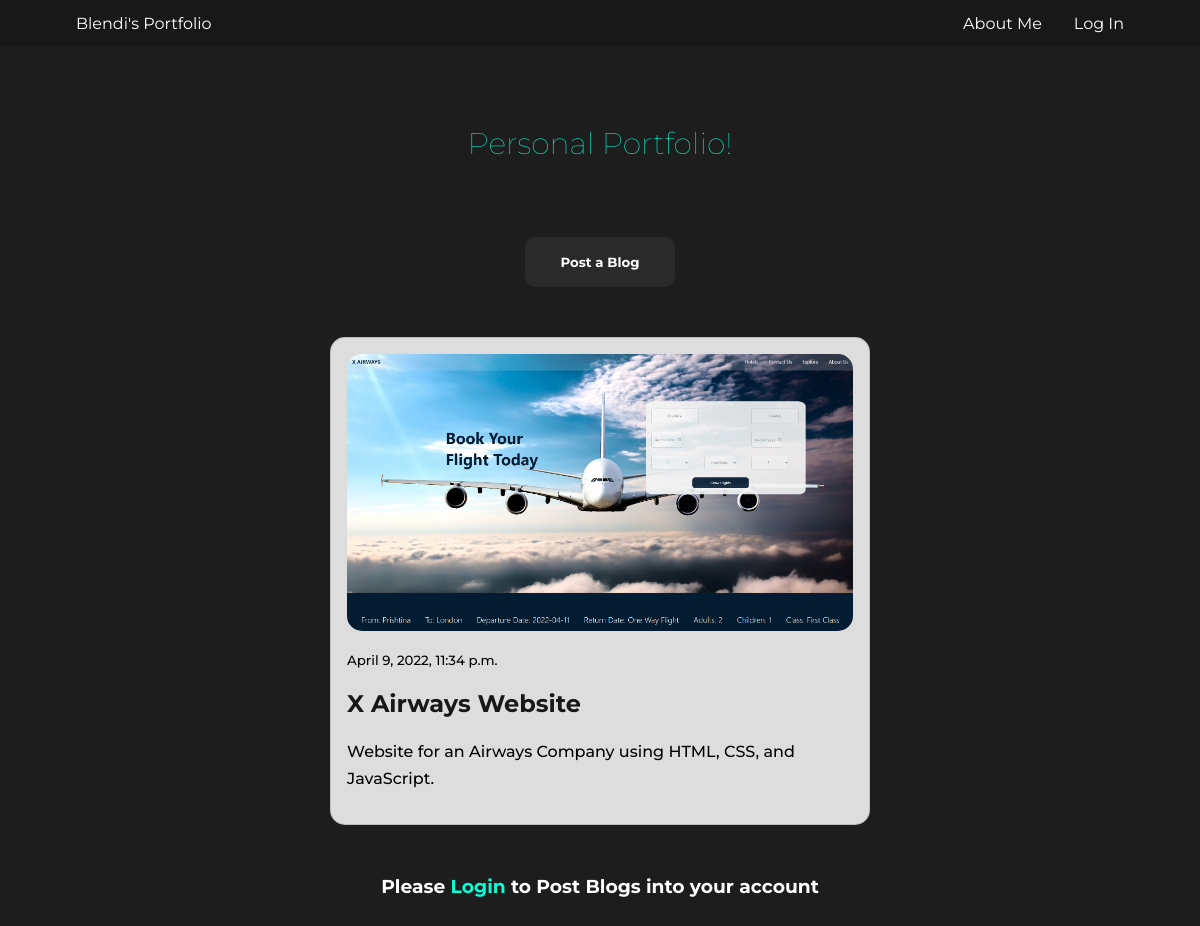
The app's page /, older data.
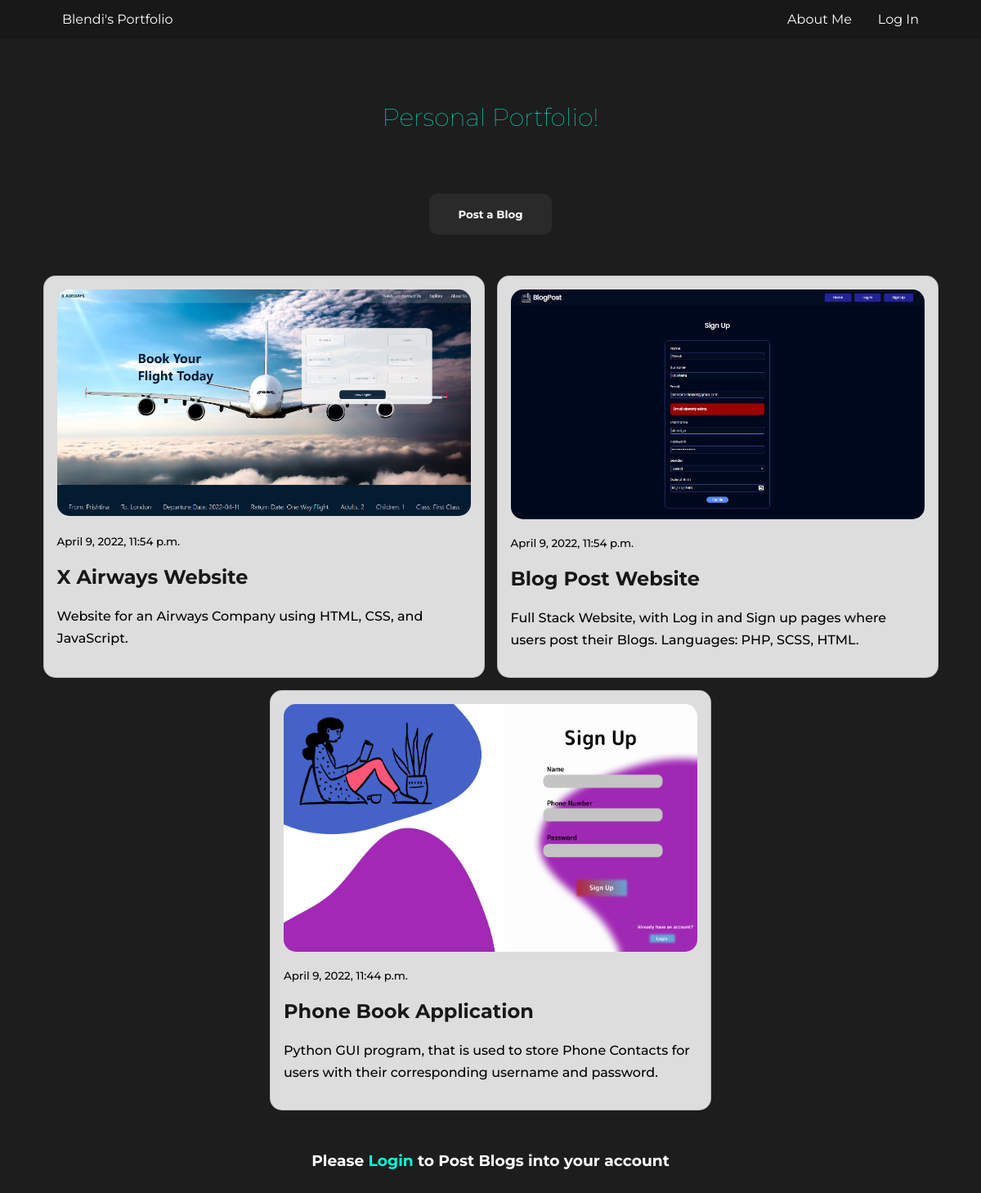
The same page, newer data.
### blog/models.py (models this page shows, shortened)
class PostModel(models.Model):
    title = models.CharField(max_length=100)
    content = models.TextField()
    author = models.ForeignKey(User, on_delete=models.CASCADE)
    date_created = models.DateTimeField(auto_now_add=True)
    profile_pic = models.ImageField(default="blendi_rrustemi.png" , null=True, blank=True)
    rep_link = models.CharField(max_length=100)
    class Meta:
        ordering = ('-date_created',)

### blog/views.py (the view)
# urls.py: path('', views.index, name = "blog-index"),
def index(request):
    posts = PostModel.objects.all()
    if request.method == 'POST':
        form = PostModelForm(request.POST, request.FILES)
        if form.is_valid():
           instance = form.save(commit=False)
           instance.author = request.user
           instance.save()
           return redirect('blog-index')
    else:
        form = PostModelForm()
    context = {
        'posts': posts,
        'form': form
    }
    return render(request, 'blog/index.html', context)

### templates/blog/index.html (shortened to what this page needs)
<!DOCTYPE html>
<html lang="en">
  <head>
  </head>
  <body>
    {% block content %} {%if request.user.is_authenticated %}
    <div class="nav">
      <ul>
        <li><a href="#">Blendi's Portfolio</a></li>
        <li style="float: right">
          <a href="{%url 'users-logout'%}">Logout</a>
        </li>
        <li style="float: right">
          <a href="{%url 'users-about_me'%}">About Me</a>
        </li>
        <li style="float: right"><a href="#">{{request.user.username}}</a></li>
      </ul>
    </div>
    {% else %}
    <div class="nav">
      <ul>
        <li><a href="#">Blendi's Portfolio</a></li>
        <li style="float: right"><a href="{%url 'users-login'%}">Log In</a></li>
        <li style="float: right">
          <a href="{%url 'users-about_me'%}">About Me</a>
        </li>
      </ul>
    </div>
    {% endif %}
    <div class="main-content" id="up">
      <h2 style="font-weight: 100; font-size: 30px">Personal Portfolio!</h2>
      <div class="btn_post" onclick="scrolltodiv()">
        <h5>Post a Blog</h5>
      </div>
      <div class="posts-container">
        {% for post in posts %}
        <div class="post_blog">
          <a href="{{post.rep_link}}">
            <div class="pic">
              <img
                src="{{post.profile_pic.url}}"
                alt="img"
                width="800"
                height="450"
              />
            </div>
          </a>
          <div class="post_info">
            <div class="date">
              <small>{{ post.date_created }}</small>
            </div>
            <div class="post_title">
              <h2><a class="" href="{{post.rep_link}}">{{ post.title }}</a></h2>
            </div>
            <div class="post_content">
              <p>{{ post.content }}</p>
            </div>
          </div>
        </div>
        {%endfor%}
      </div>
    </div>
    {%if request.user.is_authenticated %}
    <div class="form-wrapper">
      <div class="forms" id="down">
        <form
          class="form_container"
          method="POST"
          enctype="multipart/form-data"
        >
          {% csrf_token %}
          <div class="input_field">
            <label for="">Title</label>
            {{ form.title }}
          </div>
          <div class="input_field content-field">
            <label for="">Content</label>
            {{ form.content }}
          </div>
          <div class="input_field">
            <label for="">Repository Link</label>
            {{form.rep_link}}
          </div>
          <div class="profile_pic">{{ form.profile_pic}}</div>
          <input class="btn_submit" type="submit" name="" id="" value="Post" />
        </form>
      </div>
    </div>
    {% else %}
    <h3 id="down" class="login_h3">
      Please <span style="color: #08fdd8">Login</span> to Post Blogs into your
      account
    </h3>
    {% endif %} {% endblock %}
  </body>
</html>

### templates/blog/index.html (style rules this page uses)
* { box-sizing: border-box; text-decoration: none; }
html { scroll-behavior: smooth; }
body { margin: 0; padding: 0; font-family: "Montserrat", sans-serif; }
body, html { width: 100%; height: 100%; background: #1d1d1d; }
.main-content { display: flex; justify-content: space-evenly; flex-direction: column; margin: 100px 0; gap: 50px; align-items: center; }
.posts-container { display: flex; flex-wrap: wrap; justify-content: center; gap: 15px; }
.post_blog { border: 1px solid rgba(160, 160, 160, 0.5); padding: 1em; border-radius: 15px; display: flex; flex-wrap: wrap; gap: 15px; width: clamp(300px, 45%, 90%); background-color: rgba(255, 255, 255, 0.85); }
.post_blog .post_info .post_content p { width: 100%; line-height: 1.7; font-weight: 500; }
.post_info > * { width: fit-content !important; }
.date { font-weight: 500; }
.pic { width: fit-content; flex-shrink: 0; border-radius: 15px; }
.pic img { border-radius: inherit; width: 100%; height: auto; }
.post_title a { color: #181818; }
.nav { position: fixed; top: 0; left: 0; right: 0; }
ul { list-style-type: none; margin: 0; padding: 0 60px; overflow: hidden; background-color: #181818; }
li { float: left; }
li a { display: block; color: white; text-align: center; padding: 14px 16px; text-decoration: none; transition: 0.3s; border-radius: 10px; }
h3, h5 { text-align: center; margin: 0; color: #fff; }
h2 { color: #08fdd8; }
.login_h3 { padding-bottom: 50px; margin-top: -50px; }
.btn_post { height: 50px; width: 150px; background-color: #2a2a2a; border-radius: 10px; padding: 17px; color: #fff; cursor: pointer; }
.btn_post h5 { transition: 0.3s; }

Row changes from the older to the newer data that the page shows:
removed PostModel: profile_pic (picture), date_created "April 9, 2022, 11:34 p.m.", title "X Airways Website", content "Website for an Airways Company using HTML, CSS, and JavaScript."
added PostModel: profile_pic (picture), date_created "April 9, 2022, 11:54 p.m.", title "X Airways Website", content "Website for an Airways Company using HTML, CSS, and JavaScript."
added PostModel: profile_pic (picture), date_created "April 9, 2022, 11:54 p.m.", title "Blog Post Website", content "Full Stack Website, with Log in and Sign up pages where users post their Blogs. Languages: PHP, SCSS, HTML."
added PostModel: profile_pic (picture), date_created "April 9, 2022, 11:44 p.m.", title "Phone Book Application", content "Python GUI program, that is used to store Phone Contacts for users with their corresponding username and password."
